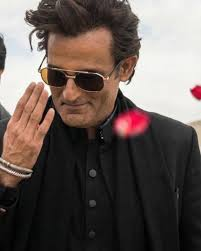
#> input picture 6TH_SEMESTER/1_LABS/DIP_LAB/CODE/EXP_5/IMAGE.jpg, 201 x 251 px
$ jupyter execute 'EXP_5_(Histogram_Equalization).ipynb'
#> lines starting #> are read from the running program, lines starting #| are printed output that depends on the picture
[cell 1]
import cv2
import matplotlib.pyplot as plt

img = cv2.imread("IMAGE.jpg", 0)
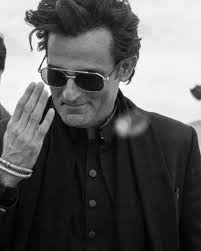
#> img: shape (251, 201); min 0, max 255, mean 92.8

equalized_img = cv2.equalizeHist(img)
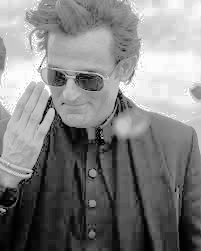
#> equalized_img: shape (251, 201); min 0, max 255, mean 128.8

plt.figure(figsize=(10, 4))

plt.subplot(1, 2, 1)
plt.title("Original Low Contrast Image")
plt.imshow(img, cmap='gray')
plt.axis('off')

plt.subplot(1, 2, 2)
plt.title("After Histogram Equalization")
plt.imshow(equalized_img, cmap='gray')
plt.axis('off')

plt.show()
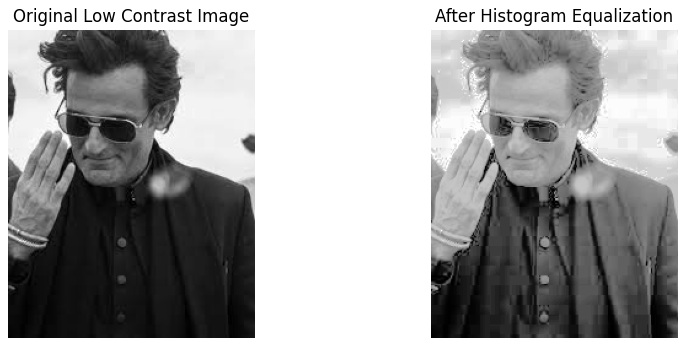
#> figure drawn by matplotlib, 2 panels
